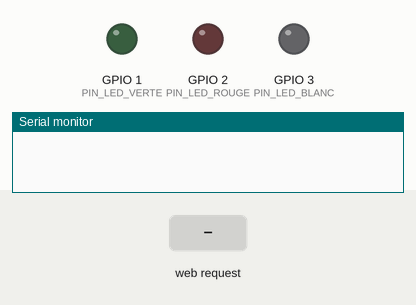
This sketch was run on a simulated ESP8266 (NodeMCU). On the bench: output pins drawn as LEDs (lit = HIGH), the last lines printed to the serial monitor. Inputs (shaded band) come from the test bench. WiFi joins after 1.5 s; servers stay silent unless stated.

Above: at 1.3 s.
1.4 s: HTTP request GET /switchLedOn received
At 2.0 s:
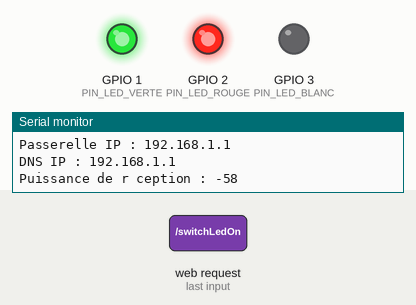
3.1 s: HTTP request GET /switchLedOff received
At 3.4 s:
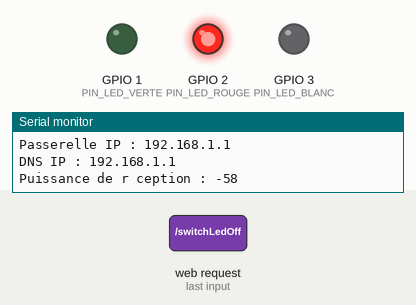
4.6 s: HTTP request GET /switchLedOne received
At 5.8 s:
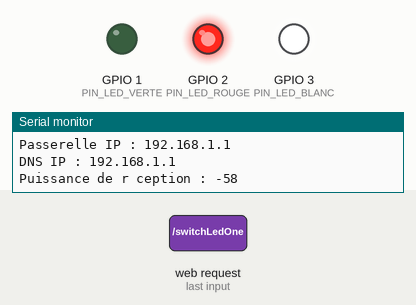
6.1 s: HTTP request GET /switchLedOn received
At 6.9 s:
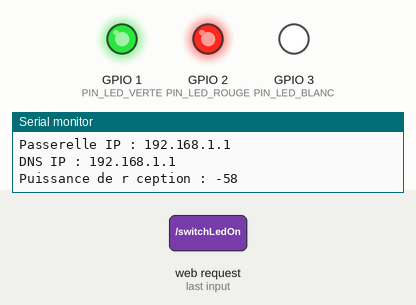
7.6 s: HTTP request GET /switchLedOffe received
At 8.0 s:
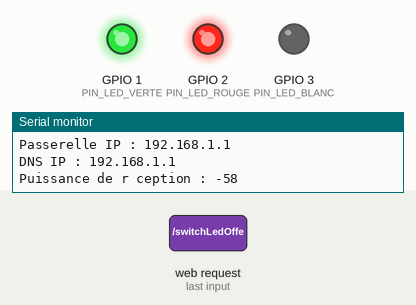
Timing chart, 0 to 10.1 s (numbered marks = the images above; inputs shaded):
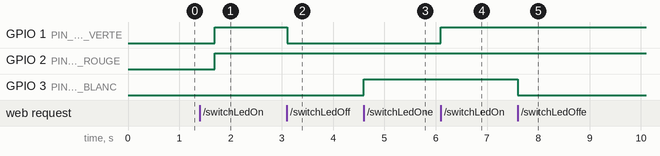

Measured:
- after the input at 1.4 s, GPIO 1 (PIN_LED_VERTE): LOW → HIGH after 0.29 s
- after the input at 3.1 s, GPIO 1 (PIN_LED_VERTE): HIGH → LOW at once
- after the input at 4.6 s, GPIO 3 (PIN_LED_BLANC): LOW → HIGH at once
- after the input at 6.1 s, GPIO 1 (PIN_LED_VERTE): LOW → HIGH at once
- after the input at 7.6 s, GPIO 3 (PIN_LED_BLANC): HIGH → LOW at once

The sketch:

andre.ino
```cpp
#include "Arduino.h"
#include "ESP8266WiFi.h"
#include "ESP8266WebServer.h"

// D finition des entr es/sorties
#define PIN_LED_ROUGE 2
#define PIN_LED_VERTE 1
#define PIN_LED_BLANC 3

// Page html
const char index_html[] PROGMEM = R"=====(
<!doctype html>
<html lang="fr">
    <head>
        <meta charset="utf-8">
        <title>Commande RELAIS</title>
    </head>
    <body>
        <h1>Etat du RELAIS</h1>
        <h2 id="etatRELAIS">%RELAIS%</h2>
        <h1>Commande du relais</h1>
        <button onclick="appelServeur('/switchLedOn', traiteReponse)">RELAIS ON</button>
        <button onclick="appelServeur('/switchLedOff', traiteReponse)">RELAIS OFF</button>

         <h1>Etat de la LED</h1>
        <h2 id="etatLED">%LED%</h2>
         <h1>Commande de la led</h1>
        <button onclick="appelServeur('/switchLedOne', traiteReponse)">LED ON</button>
        <button onclick="appelServeur('/switchLedOffe', traiteReponse)">LED OFF</button>

        <script>
            function appelServeur(url, cFonction) {
                var xhttp = new XMLHttpRequest();
                xhttp.onreadystatechange = function() {
                    if (this.readyState == 4 && this.status == 200) {
                        cFonction(this);
                    }
                };
                xhttp.open("GET", url, true);
                xhttp.send();
            }
            function traiteReponse(xhttp) {
                document.getElementById("etatRELAIS").innerHTML = "RELAIS " + xhttp.responseText;
                document.getElementById("etatLED").innerHTML = "LED " + xhttp.responseText;
            }
        </script>
    </body>
</html>
)=====";

// Informations de connexion : cach es dans fichier InfoConnexion.h
// Vous pouvez d commenter ici ou cr er comme moi un fichier InfoConnexion.h
const char * SSID = "ssid";
const char * PASSWORD = "password";

// Gestion des  v nements du WiFi
// Lorsque la connexion vient d'aboutir
void onConnected(const WiFiEventStationModeConnected& event);
// Lorsque l'adresse IP est attribu e
void onGotIP(const WiFiEventStationModeGotIP& event);

// Objet WebServer
ESP8266WebServer serverWeb(80);

// Fonctions du serveur Web
void handleRoot() {
  String temp(reinterpret_cast<const __FlashStringHelper *> (index_html));
  if (digitalRead(PIN_LED_VERTE) == HIGH) temp.replace("%RELAIS%", "ON"); else temp.replace("%RELAIS%", "OFF");
  serverWeb.send(200, "text/html", temp);

  if (digitalRead(PIN_LED_BLANC) == HIGH) temp.replace("%LED%", "ON"); else temp.replace("%LED%", "OFF");
  serverWeb.send(200, "text/html", temp);
}

void switchLedOn() {
  digitalWrite(PIN_LED_VERTE, HIGH);
  serverWeb.send(200, "text/plain", "ON");
}

void switchLedOff() {
  digitalWrite(PIN_LED_VERTE, LOW);
  serverWeb.send(200, "text/plain", "OFF");
}


void switchLedOne() {
  digitalWrite(PIN_LED_BLANC, HIGH);
  serverWeb.send(200, "text/plain", "ON");
}

void switchLedOffe() {
  digitalWrite(PIN_LED_BLANC, LOW);
  serverWeb.send(200, "text/plain", "OFF");
}
void setup() {
  // Mise en place d'une liaison s rie
  Serial.begin(9600L);
  delay(100);

  // Configuration des entr es/sorties
  pinMode(PIN_LED_ROUGE, OUTPUT);
 pinMode(PIN_LED_VERTE, OUTPUT);
 pinMode(PIN_LED_BLANC, OUTPUT);
  // Mode de connexion
  WiFi.mode(WIFI_STA);

  // D marrage de la connexion
  WiFi.begin(SSID, PASSWORD);

  static WiFiEventHandler onConnectedHandler = WiFi.onStationModeConnected(onConnected);
  static WiFiEventHandler onGotIPHandler = WiFi.onStationModeGotIP(onGotIP);

  // Mise en place du serveur WebServer
  serverWeb.on("/switchLedOn", switchLedOn);
  serverWeb.on("/switchLedOff", switchLedOff);
  serverWeb.on("/switchLedOne", switchLedOne);
  serverWeb.on("/switchLedOffe", switchLedOffe);

  serverWeb.on("/", handleRoot);
  serverWeb.on("/index.html", handleRoot);


  serverWeb.begin();
}

void loop() {
  // Si l'objet est connect  au r seau, on effectue les t ches qui doivent l' tre dans ce cas
  if (WiFi.isConnected()) {
    digitalWrite(PIN_LED_ROUGE, HIGH);
    serverWeb.handleClient();
  }
  else {
    digitalWrite(PIN_LED_ROUGE, LOW);
  }

}

void onConnected(const WiFiEventStationModeConnected& event) {
  Serial.println("WiFi connect ");
  Serial.println("Adresse IP : " + WiFi.localIP().toString());
}

void onGotIP(const WiFiEventStationModeGotIP& event) {
  Serial.println("Adresse IP : " + WiFi.localIP().toString());
  Serial.println("Passerelle IP : " + WiFi.gatewayIP().toString());
  Serial.println("DNS IP : " + WiFi.dnsIP().toString());
  Serial.print("Puissance de r ception : ");
  Serial.println(WiFi.RSSI());
}
```
